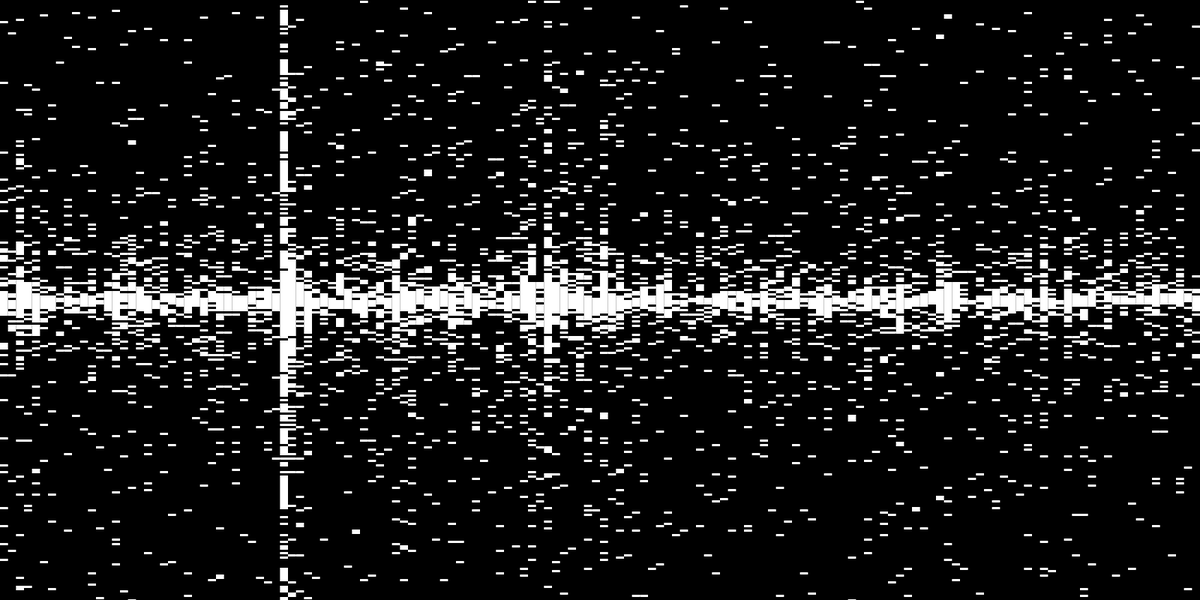
Frame 1 (no input)
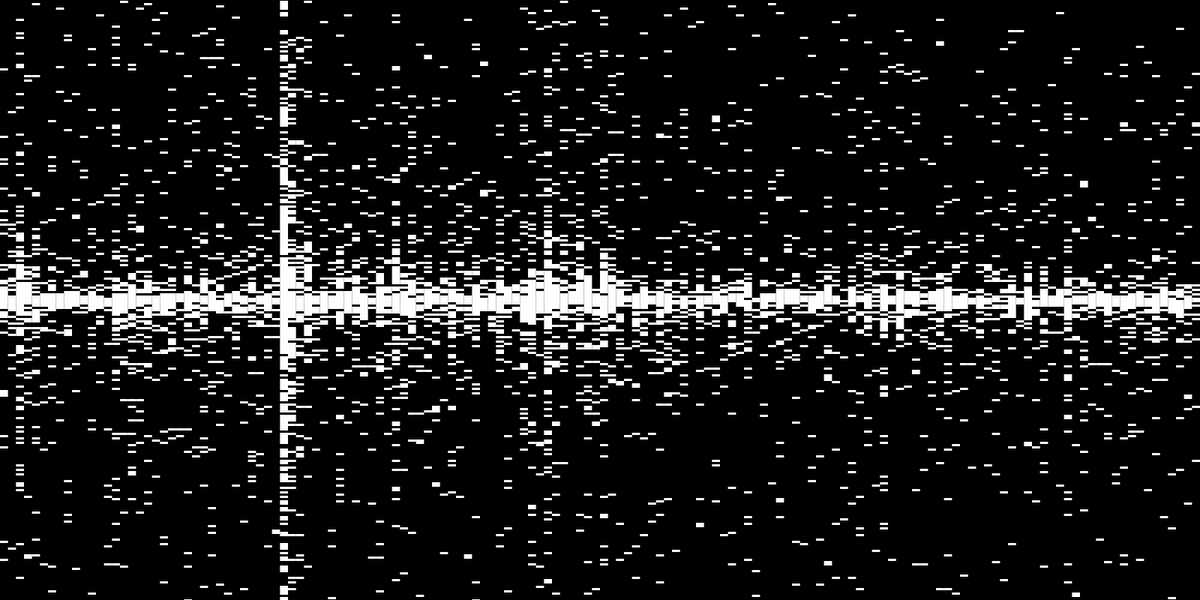
Frame 60 (the mouse pressed at the canvas centre just before this capture)
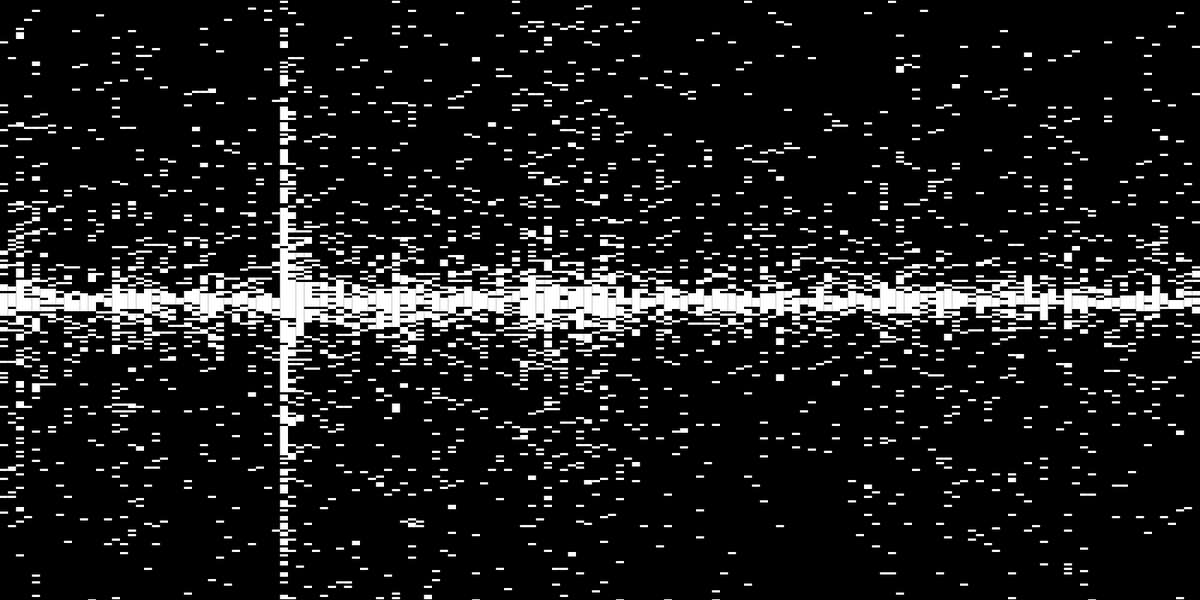
Frame 120 (the mouse held since frame 60 and released just before this capture)

The Processing sketch that drew these frames (run headless with seeded random() and noise(); from frame 60 on, the mouse is pressed at the canvas centre):

// Processing sketch: sound_texture
// ── sound_texture.pde

FloatList scores; 
float MAX_LEVEL;

void setup() {
  size(1600, 800);   
  scores = new FloatList();
  
  String[] data = split("750 610 1853 636 923 381 485 220 532 351 308 533 310 319 1069 655 801 521 694 332 621 359 214 550 405 801 476 745 313 504 346 623 333 492 325 9404 2336 1098 1344 432 592 379 897 403 678 379 382 707 413 1219 715 1025 485 711 414 376 817 532 411 669 387 376 836 480 338 961 1335 513 1962 833 928 447 1060 678 630 1551 607 802 333 638 420 293 511 541 278 505 221 438 289 442 345 519 311 651 301 459 252 620 294 529 256 459 316 627 343 273 501 316 578 333 769 415 696 409 500 336 315 612 663 463 381 188 502 324 451 364 510 270 604 248 613 297 199 915 352 539 337 286 425 233 508 320 489 341 613 373 270 457 259 416"," ");
  // String[] data = split("371 492 276 413 268 562 260 514 235 482 312 536 357 500 236 532 220 305 534 219 479 571 205 514 289 482 317 604 229 329", " ");
  
  for (int i=0; i < data.length; i++) {
    scores.append(soundToScore(int(data[i])));
  }
  
  MAX_LEVEL = log2(10000);
  
  println(scores);
}

float soundToScore(int level) {
  level = constrain(level, 200, 10000);
  return float(level) / 10000.0;
}

float log2 (int x) {
  return (log(x) / log(2));
}

void draw() {
  noStroke();
  fill(255);
  background(0);
  
 
  int hh = height/2;
  int pixelsize = int(hh / 128);
  float barwidth = float(width) / scores.size();
  float score;
 
  for(int idx=0; idx < scores.size(); idx++) {
    pushMatrix();
    translate(idx * barwidth, height/2);
    score = scores.get(idx);
    for (int y = -(hh - 1); y < hh; y += pixelsize) {
      float adj = abs(y);
      float lim = (score * hh) - pixelsize;
      if (random(adj) < random(lim)) { //<>//
        rect(0, y, barwidth, pixelsize);
      }
    }
    popMatrix();
  }
}
